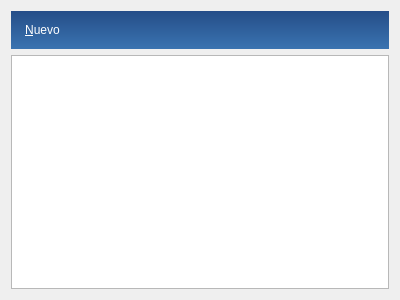
<?xml version="1.0" encoding="UTF-8"?>
<ui version="4.0">
 <class>FrmCategoria</class>
 <widget class="QWidget" name="FrmCategoria">
  <property name="geometry">
   <rect>
    <x>0</x>
    <y>0</y>
    <width>400</width>
    <height>300</height>
   </rect>
  </property>
  <property name="windowTitle">
   <string>Form</string>
  </property>
  <layout class="QGridLayout" name="gridLayout">
   <item row="0" column="0">
    <widget class="QFrame" name="topFrame">
     <property name="sizePolicy">
      <sizepolicy hsizetype="Preferred" vsizetype="Fixed">
       <horstretch>0</horstretch>
       <verstretch>0</verstretch>
      </sizepolicy>
     </property>
     <property name="minimumSize">
      <size>
       <width>0</width>
       <height>0</height>
      </size>
     </property>
     <property name="styleSheet">
      <string notr="true">#topFrame {
background: qlineargradient(spread:pad, x1:0.5, y1:0, x2:0.5, y2:1, stop:0 rgba(37, 77, 136, 255), stop:1 rgba(58, 116, 177, 255));
padding: 0;
}

#topFrame QPushButton {
border: none;
padding: 3px 5px;
margin: 0;
background-color: none;
color:white;
}

#topFrame QPushButton:hover {
background: qradialgradient(cx: 0.3, cy: -0.4, fx: 0.3, fy: -0.4, 
radius: 1.35, stop: 0 #fff, stop:  1 #bbb);
color : rgba(58, 116, 177, 255);
}

#topFrame QPushButton:pressed {
background: qradialgradient(cx: 0.3, cy: -0.4, fx: 0.3, fy: -0.4, 
radius: 1.35, stop: 0 #fff, stop:  1 #ddd);
}</string>
     </property>
     <property name="frameShape">
      <enum>QFrame::NoFrame</enum>
     </property>
     <property name="frameShadow">
      <enum>QFrame::Plain</enum>
     </property>
     <property name="lineWidth">
      <number>0</number>
     </property>
     <layout class="QHBoxLayout" name="horizontalLayout">
      <property name="sizeConstraint">
       <enum>QLayout::SetMinimumSize</enum>
      </property>
      <item>
       <widget class="QPushButton" name="btnNuevo">
        <property name="text">
         <string>&amp;Nuevo</string>
        </property>
        <property name="icon">
         <iconset>
          <normalon>:/images/standardtoolbar/document-new.png</normalon>
         </iconset>
        </property>
        <property name="iconSize">
         <size>
          <width>22</width>
          <height>22</height>
         </size>
        </property>
       </widget>
      </item>
      <item>
       <spacer name="horizontalSpacer">
        <property name="orientation">
         <enum>Qt::Horizontal</enum>
        </property>
        <property name="sizeHint" stdset="0">
         <size>
          <width>20</width>
          <height>20</height>
         </size>
        </property>
       </spacer>
      </item>
     </layout>
    </widget>
   </item>
   <item row="1" column="0">
    <widget class="QTableView" name="tableView"/>
   </item>
  </layout>
 </widget>
 <resources/>
 <connections/>
</ui>
